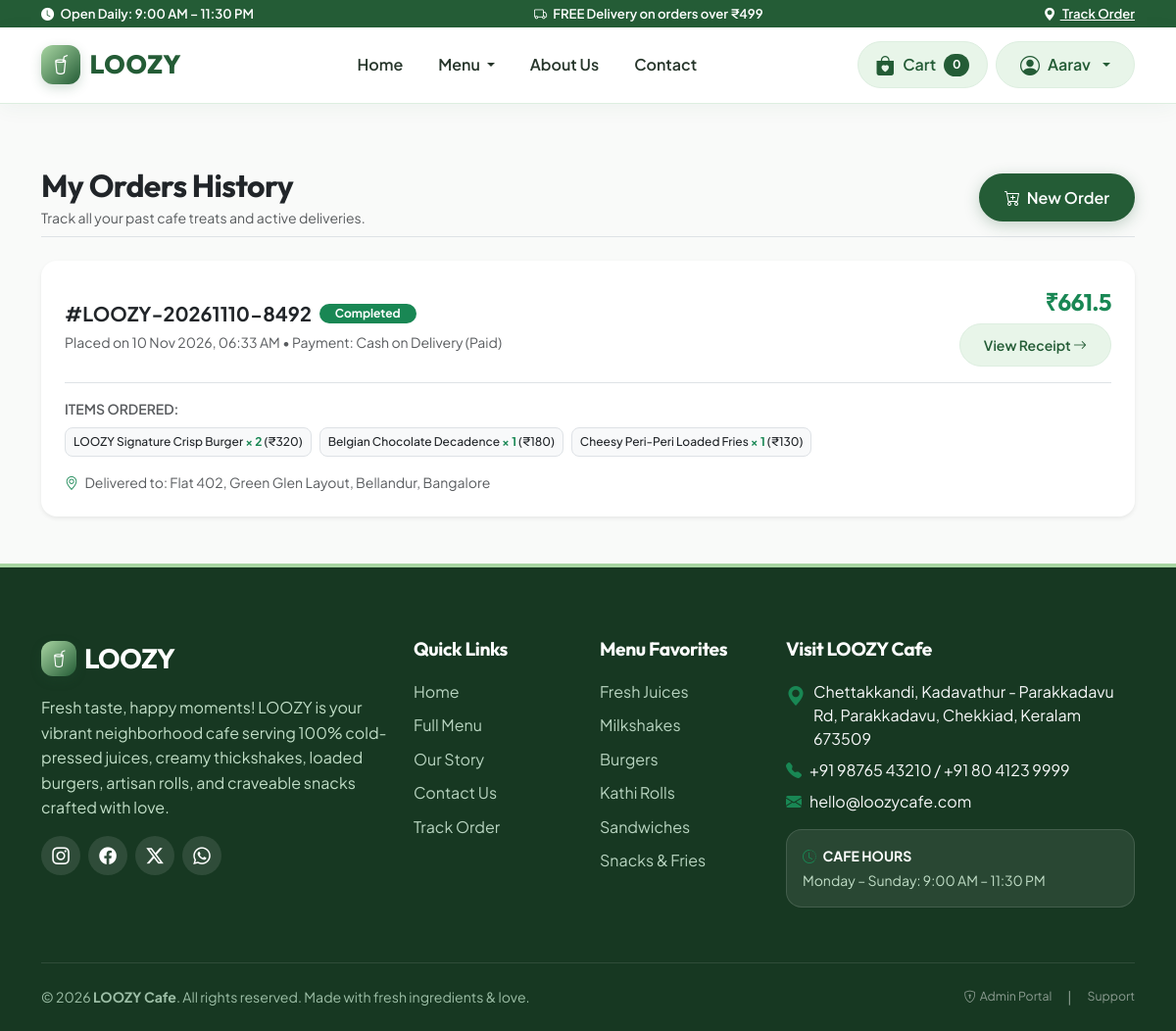
Screenshot of /my-orders (signed in) with the database file from the repository.
### models.py (models this page shows, shortened)
class User(UserMixin, db.Model):
    __tablename__ = 'users'
    id = db.Column(db.Integer, primary_key=True)
    name = db.Column(db.String(100), nullable=False)
    email = db.Column(db.String(120), unique=True, nullable=False, index=True)
    password_hash = db.Column(db.String(255), nullable=False)
    phone = db.Column(db.String(20), nullable=True)
    address = db.Column(db.Text, nullable=True)
    is_admin = db.Column(db.Boolean, default=False)
    created_at = db.Column(db.DateTime, default=datetime.utcnow)
    orders = db.relationship('Order', backref='user', lazy=True)

class Order(db.Model):
    __tablename__ = 'orders'
    id = db.Column(db.Integer, primary_key=True)
    order_number = db.Column(db.String(50), unique=True, nullable=False, index=True)
    user_id = db.Column(db.Integer, db.ForeignKey('users.id'), nullable=True)
    customer_name = db.Column(db.String(100), nullable=False)
    customer_email = db.Column(db.String(120), nullable=False)
    customer_phone = db.Column(db.String(20), nullable=False)
    delivery_address = db.Column(db.Text, nullable=False)
    order_notes = db.Column(db.Text, nullable=True)
    payment_method = db.Column(db.String(50), default='Cash on Delivery')
    payment_status = db.Column(db.String(50), default='Pending') # Pending, Paid, Failed
    order_status = db.Column(db.String(50), default='Pending') # Pending, Confirmed, Preparing, Ready, Completed, Cancelled
    subtotal = db.Column(db.Float, default=0.0)
    tax = db.Column(db.Float, default=0.0)
    delivery_fee = db.Column(db.Float, default=0.0)
    total_amount = db.Column(db.Float, default=0.0)
    created_at = db.Column(db.DateTime, default=datetime.utcnow)
    updated_at = db.Column(db.DateTime, default=datetime.utcnow, onupdate=datetime.utcnow)
    items = db.relationship('OrderItem', backref='order', lazy=True, cascade="all, delete-orphan")

class OrderItem(db.Model):
    __tablename__ = 'order_items'
    id = db.Column(db.Integer, primary_key=True)
    order_id = db.Column(db.Integer, db.ForeignKey('orders.id'), nullable=False)
    product_id = db.Column(db.Integer, db.ForeignKey('products.id'), nullable=True)
    product_name = db.Column(db.String(150), nullable=False)
    product_price = db.Column(db.Float, nullable=False)
    quantity = db.Column(db.Integer, nullable=False, default=1)
    item_subtotal = db.Column(db.Float, nullable=False)

### routes/orders.py (the view)
@orders_bp.route('/my-orders')
@login_required
def my_orders():
    orders = Order.query.filter_by(user_id=current_user.id).order_by(Order.created_at.desc()).all()
    return render_template('my_orders.html', orders=orders)

### templates/my_orders.html (shortened to what this page needs)
{% extends "base.html" %}
{% block content %}
<div class="container py-5">
  <div class="mb-4 pb-2 border-bottom d-flex align-items-center justify-content-between">
    <div>
      <h1 class="h2 fw-bold text-dark mb-1">My Orders History</h1>
      <p class="text-muted small mb-0">Track all your past cafe treats and active deliveries.</p>
    </div>
    <a href="{{ url_for('products.menu') }}" class="btn btn-loozy-primary">
      <i class="bi bi-cart-plus me-1"></i> New Order
    </a>
  </div>
  {% if orders %}
  <div class="row g-4">
    {% for order in orders %}
    <div class="col-12">
      <div class="card border-0 shadow-sm rounded-4 p-4 bg-white">
        <div class="d-flex flex-column flex-md-row justify-content-between align-items-md-center gap-3 pb-3 border-bottom">
          <div>
            <div class="d-flex align-items-center gap-2 mb-1">
              <span class="fw-bold text-dark fs-5">#{{ order.order_number }}</span>
              <span class="badge {% if order.order_status == 'Completed' %}bg-success{% elif order.order_status == 'Cancelled' %}bg-danger{% else %}bg-warning text-dark{% endif %} px-3 py-1 rounded-pill">
                {{ order.order_status }}
              </span>
            </div>
            <div class="small text-muted">
              Placed on {{ order.created_at.strftime('%d %b %Y, %I:%M %p') }} • Payment: {{ order.payment_method }} ({{ order.payment_status }})
            </div>
          </div>
          <div class="text-md-end">
            <div class="fs-4 fw-bolder text-success brand-font">₹{{ order.total_amount }}</div>
            <a href="{{ url_for('orders.order_confirmation', order_number=order.order_number) }}" class="btn btn-sm btn-loozy-light mt-1">
              View Receipt <i class="bi bi-arrow-right"></i>
            </a>
          </div>
        </div>
        <div class="pt-3">
          <div class="fw-semibold small text-muted text-uppercase mb-2">Items Ordered:</div>
          <div class="d-flex flex-wrap gap-2">
            {% for item in order.items %}
            <span class="badge bg-light text-dark border p-2 rounded-3 fw-medium">
              {{ item.product_name }} <span class="text-success fw-bold">× {{ item.quantity }}</span> (₹{{ item.item_subtotal|int }})
            </span>
            {% endfor %}
          </div>
          <div class="mt-3 small text-muted">
            <i class="bi bi-geo-alt me-1 text-success"></i> Delivered to: {{ order.delivery_address }}
          </div>
        </div>
      </div>
    </div>
    {% endfor %}
  </div>
  {% endif %}
</div>
{% endblock %}

### templates/base.html (shortened to what this page needs)
<!DOCTYPE html>
<html lang="en">
<head>
  <link href="https://cdn.jsdelivr.net/npm/bootstrap@5.3.3/dist/css/bootstrap.min.css" rel="stylesheet">
  <link rel="stylesheet" href="https://cdn.jsdelivr.net/npm/bootstrap-icons@1.11.3/font/bootstrap-icons.min.css">
  <link rel="stylesheet" href="https://cdnjs.cloudflare.com/ajax/libs/animate.css/4.1.1/animate.min.css"/>
  <link rel="stylesheet" href="{{ url_for('static', filename='css/style.css') }}">
</head>
<body>
  <div class="py-1 px-3 text-center text-white small fw-semibold" style="background-color: var(--loozy-dark); font-size: 0.82rem;">
    <div class="container d-flex justify-content-between align-items-center">
      <span><i class="bi bi-clock-fill me-1"></i> Open Daily: 9:00 AM – 11:30 PM</span>
      <span class="d-none d-md-inline"><i class="bi bi-truck me-1"></i> FREE Delivery on orders over ₹{{ FREE_DELIVERY_THRESHOLD|int }}</span>
      <a href="{{ url_for('orders.track_order') }}" class="text-white text-decoration-underline"><i class="bi bi-geo-alt-fill me-1"></i> Track Order</a>
    </div>
  </div>
  <nav class="navbar navbar-expand-lg navbar-loozy sticky-top">
    <div class="container">
      <a class="navbar-brand loozy-logo" href="{{ url_for('main.index') }}">
        <span class="loozy-logo-badge"><i class="bi bi-cup-straw"></i></span>
        <span>{{ STORE_NAME }}</span>
      </a>
      <div class="collapse navbar-collapse" id="loozyNavbar">
        <ul class="navbar-nav mx-auto mb-2 mb-lg-0 gap-1">
          <li class="nav-item">
            <a class="nav-link {% if request.endpoint == 'main.index' %}active{% endif %}" href="{{ url_for('main.index') }}">Home</a>
          </li>
          <li class="nav-item dropdown">
            <a class="nav-link dropdown-toggle {% if request.endpoint == 'products.menu' %}active{% endif %}" href="{{ url_for('products.menu') }}" role="button" data-bs-toggle="dropdown" aria-expanded="false">
              Menu
            </a>
          </li>
          <li class="nav-item">
            <a class="nav-link {% if request.endpoint == 'main.about' %}active{% endif %}" href="{{ url_for('main.about') }}">About Us</a>
          </li>
          <li class="nav-item">
            <a class="nav-link {% if request.endpoint == 'main.contact' %}active{% endif %}" href="{{ url_for('main.contact') }}">Contact</a>
          </li>
        </ul>
        <div class="d-flex align-items-center gap-2 mt-3 mt-lg-0">
          <a href="{{ url_for('cart.view_cart') }}" class="cart-nav-btn text-decoration-none">
            <i class="bi bi-bag-heart-fill fs-5"></i>
            <span class="d-none d-sm-inline">Cart</span>
            <span class="cart-badge cart-badge-count">{{ cart_count }}</span>
          </a>
          {% if current_user.is_authenticated %}
            <div class="dropdown">
              <button class="btn btn-loozy-light dropdown-toggle d-flex align-items-center gap-2 py-2" type="button" data-bs-toggle="dropdown" aria-expanded="false">
                <i class="bi bi-person-circle fs-5"></i>
                <span class="d-inline-block text-truncate" style="max-width: 120px;">{{ current_user.name.split()[0] }}</span>
              </button>
            </div>
          {% else %}
            <a href="{{ url_for('auth.login') }}" class="btn btn-loozy-outline py-2 px-3 small">Login</a>
            <a href="{{ url_for('auth.register') }}" class="btn btn-loozy-primary py-2 px-3 small">Sign Up</a>
          {% endif %}
        </div>
      </div>
    </div>
  </nav>
  <main>
    {% block content %}{% endblock %}
  </main>
  <footer class="footer-loozy">
    <div class="container">
      <div class="row g-4">
        <div class="col-lg-4 col-md-6">
          <div class="d-flex align-items-center gap-2 mb-3">
            <span class="loozy-logo-badge" style="width: 36px; height: 36px; font-size: 1.1rem;"><i class="bi bi-cup-straw"></i></span>
            <span class="brand-font fs-3 text-white fw-bold">{{ STORE_NAME }}</span>
          </div>
          <p class="text-light-green" style="color: #c1dec7; line-height: 1.6;">
            Fresh taste, happy moments! LOOZY is your vibrant neighborhood cafe serving 100% cold-pressed juices, creamy thickshakes, loaded burgers, artisan rolls, and craveable snacks crafted with love.
          </p>
          <div class="d-flex gap-2 mt-3">
            <a href="#" class="social-circle" aria-label="Instagram"><i class="bi bi-instagram"></i></a>
            <a href="#" class="social-circle" aria-label="Facebook"><i class="bi bi-facebook"></i></a>
            <a href="#" class="social-circle" aria-label="Twitter"><i class="bi bi-twitter-x"></i></a>
            <a href="#" class="social-circle" aria-label="WhatsApp"><i class="bi bi-whatsapp"></i></a>
          </div>
        </div>
        <div class="col-lg-2 col-md-6 col-6">
          <h5>Quick Links</h5>
          <ul class="footer-links">
            <li><a href="{{ url_for('main.index') }}">Home</a></li>
            <li><a href="{{ url_for('products.menu') }}">Full Menu</a></li>
            <li><a href="{{ url_for('main.about') }}">Our Story</a></li>
            <li><a href="{{ url_for('main.contact') }}">Contact Us</a></li>
            <li><a href="{{ url_for('orders.track_order') }}">Track Order</a></li>
          </ul>
        </div>
        <div class="col-lg-2 col-md-6 col-6">
          <h5>Menu Favorites</h5>
          <ul class="footer-links">
            <li><a href="{{ url_for('products.menu', category='fresh-juices') }}">Fresh Juices</a></li>
            <li><a href="{{ url_for('products.menu', category='milkshakes') }}">Milkshakes</a></li>
            <li><a href="{{ url_for('products.menu', category='burgers') }}">Burgers</a></li>
            <li><a href="{{ url_for('products.menu', category='rolls') }}">Kathi Rolls</a></li>
            <li><a href="{{ url_for('products.menu', category='sandwiches') }}">Sandwiches</a></li>
            <li><a href="{{ url_for('products.menu', category='snacks') }}">Snacks & Fries</a></li>
          </ul>
        </div>
        <div class="col-lg-4 col-md-6">
          <h5>Visit LOOZY Cafe</h5>
          <div class="d-flex align-items-start gap-2 mb-2 text-light" style="color: #c1dec7;">
            <i class="bi bi-geo-alt-fill text-success fs-5"></i>
            <span>Chettakkandi, Kadavathur - Parakkadavu Rd, Parakkadavu, Chekkiad, Keralam 673509</span>
          </div>
          <div class="d-flex align-items-center gap-2 mb-2 text-light" style="color: #c1dec7;">
            <i class="bi bi-telephone-fill text-success"></i>
            <span>+91 98765 43210 / +91 80 4123 9999</span>
          </div>
          <div class="d-flex align-items-center gap-2 mb-3 text-light" style="color: #c1dec7;">
            <i class="bi bi-envelope-fill text-success"></i>
            <span>hello@loozycafe.com</span>
          </div>
          <div class="p-3 rounded-4" style="background: rgba(255,255,255,0.08); border: 1px solid rgba(255,255,255,0.12);">
            <div class="fw-bold text-white small mb-1"><i class="bi bi-clock-history me-1 text-success"></i> CAFE HOURS</div>
            <div class="small" style="color: #c1dec7;">Monday – Sunday: 9:00 AM – 11:30 PM</div>
          </div>
        </div>
      </div>
      <div class="footer-bottom d-flex flex-column flex-md-row justify-content-between align-items-center gap-2">
        <div>
          © 2026 <strong>{{ STORE_NAME }} Cafe</strong>. All rights reserved. Made with fresh ingredients & love.
        </div>
        <div class="d-flex gap-3">
          <a href="{{ url_for('admin.login') }}" class="text-white-50 text-decoration-none small"><i class="bi bi-shield-lock me-1"></i>Admin Portal</a>
          <span class="text-white-50">|</span>
          <a href="{{ url_for('main.contact') }}" class="text-white-50 text-decoration-none small">Support</a>
        </div>
      </div>
    </div>
  </footer>
</body>
</html>

### static/css/style.css (style rules this page uses)
:root { --loozy-primary: #A8D5A2; --loozy-primary-light: #E8F5E9; --loozy-primary-soft: #F1F8F2; --loozy-dark: #245C36; --loozy-dark-hover: #1b472a; --loozy-accent: #1B4332; --loozy-text: #26352A; --loozy-muted: #5f7465; --loozy-card-bg: #FFFFFF; --loozy-body-bg: #F9FAF9; --loozy-border: #DDEEE0; --loozy-shadow: 0 10px 30px rgba(36, 92, 54, 0.08); --loozy-shadow-hover: 0 16px 40px rgba(36, 92, 54, 0.15); --loozy-radius: 18px; --loozy-radius-sm: 10px; }
body { font-family: 'Plus Jakarta Sans', -apple-system, BlinkMacSystemFont, 'Segoe UI', Roboto, sans-serif; color: var(--loozy-text); background-color: var(--loozy-body-bg); min-height: 100vh; display: flex; flex-direction: column; overflow-x: hidden; }
main { flex: 1 0 auto; }
h1, h2, h3, h4, h5, h6, .brand-font { font-family: 'Outfit', sans-serif; color: var(--loozy-dark); font-weight: 700; letter-spacing: -0.02em; }
a { color: var(--loozy-dark); text-decoration: none; transition: all 0.25s ease; }
.navbar-loozy { background-color: #FFFFFF; border-bottom: 1px solid var(--loozy-border); box-shadow: 0 4px 20px rgba(36, 92, 54, 0.05); padding: 0.85rem 1rem; transition: all 0.3s ease; }
.loozy-logo { display: flex; align-items: center; gap: 0.6rem; font-family: 'Outfit', sans-serif; font-size: 1.65rem; font-weight: 800; color: var(--loozy-dark) !important; letter-spacing: 0.5px; }
.loozy-logo-badge { background: linear-gradient(135deg, var(--loozy-primary) 0%, var(--loozy-dark) 100%); color: #FFFFFF; width: 40px; height: 40px; display: inline-flex; align-items: center; justify-content: center; border-radius: 12px; font-size: 1.25rem; box-shadow: 0 4px 12px rgba(36, 92, 54, 0.2); }
.navbar-nav .nav-link { font-weight: 600; color: var(--loozy-text); padding: 0.55rem 1rem !important; border-radius: 999px; transition: all 0.2s ease; }
.cart-nav-btn { position: relative; background-color: var(--loozy-primary-light); color: var(--loozy-dark) !important; font-weight: 600; border-radius: 999px; padding: 0.5rem 1.1rem; border: 1px solid var(--loozy-border); display: inline-flex; align-items: center; gap: 0.5rem; transition: all 0.2s ease; }
.cart-nav-btn .cart-badge { background-color: var(--loozy-dark); color: #FFFFFF; border-radius: 999px; font-size: 0.75rem; font-weight: 700; padding: 0.15rem 0.55rem; min-width: 20px; text-align: center; }
.btn-loozy-primary { background-color: var(--loozy-dark); color: #FFFFFF; font-weight: 600; border-radius: 999px; padding: 0.65rem 1.5rem; border: 2px solid var(--loozy-dark); box-shadow: 0 4px 15px rgba(36, 92, 54, 0.25); transition: all 0.25s ease; }
.btn-loozy-light { background-color: var(--loozy-primary-light); color: var(--loozy-dark); font-weight: 600; border-radius: 999px; padding: 0.65rem 1.5rem; border: 1px solid var(--loozy-border); transition: all 0.25s ease; }
.footer-loozy { background-color: #173822; color: #E2ECE5; padding: 4.5rem 0 1.5rem; border-top: 4px solid var(--loozy-primary); }
.footer-loozy h5 { color: #FFFFFF; font-size: 1.2rem; margin-bottom: 1.25rem; }
.footer-links { list-style: none; padding: 0; margin: 0; }
.footer-links li { margin-bottom: 0.65rem; }
.footer-links a { color: #B8D4C0; transition: all 0.2s; }
.footer-bottom { margin-top: 3.5rem; padding-top: 1.5rem; border-top: 1px solid rgba(255, 255, 255, 0.1); font-size: 0.88rem; color: #9DBFA7; }
.social-circle { width: 40px; height: 40px; border-radius: 50%; background: rgba(255, 255, 255, 0.1); color: #FFFFFF; display: inline-flex; align-items: center; justify-content: center; font-size: 1.1rem; transition: all 0.25s ease; }

### rows the page displays
User: name "Aarav"
Order: order_number "LOOZY-20261110-8492", order_status "Completed", created_at "10 Nov 2026, 06:33 AM", payment_method "Cash on Delivery", payment_status "Paid", total_amount "661.5", delivery_address "Flat 402, Green Glen Layout, Bellandur, Bangalore"
OrderItem: product_name "LOOZY Signature Crisp Burger", quantity "2", item_subtotal "320"
OrderItem: product_name "Belgian Chocolate Decadence", quantity "1", item_subtotal "180"
OrderItem: product_name "Cheesy Peri-Peri Loaded Fries", quantity "1", item_subtotal "130"

### other values shown
{{ FREE_DELIVERY_THRESHOLD|int }} "499"
{{ STORE_NAME }} "LOOZY"
{{ cart_count }} "0"
